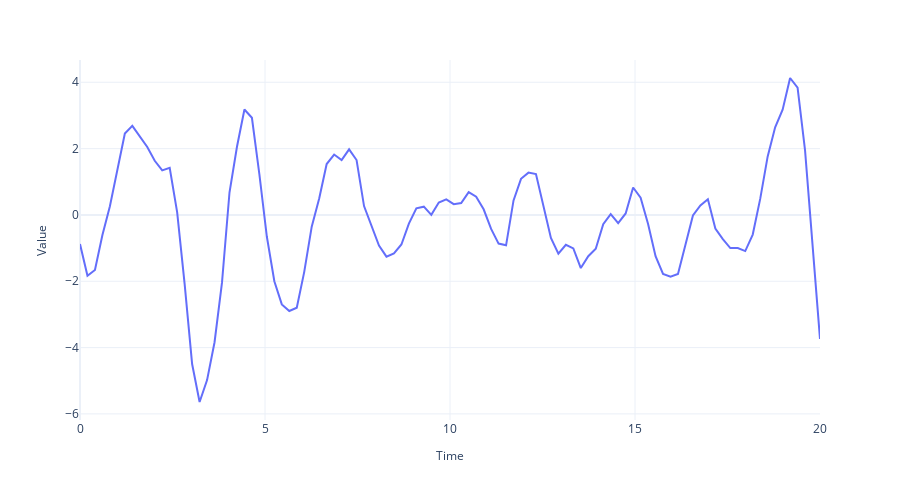

Notebook code cell kept with this figure:
### Code cell
fig = plot_time_series(regular_time_samples, 
                 samples, 
                 "")
fig.write_image("imgs/chapter_1/auto_regressive.png")
fig.show()
